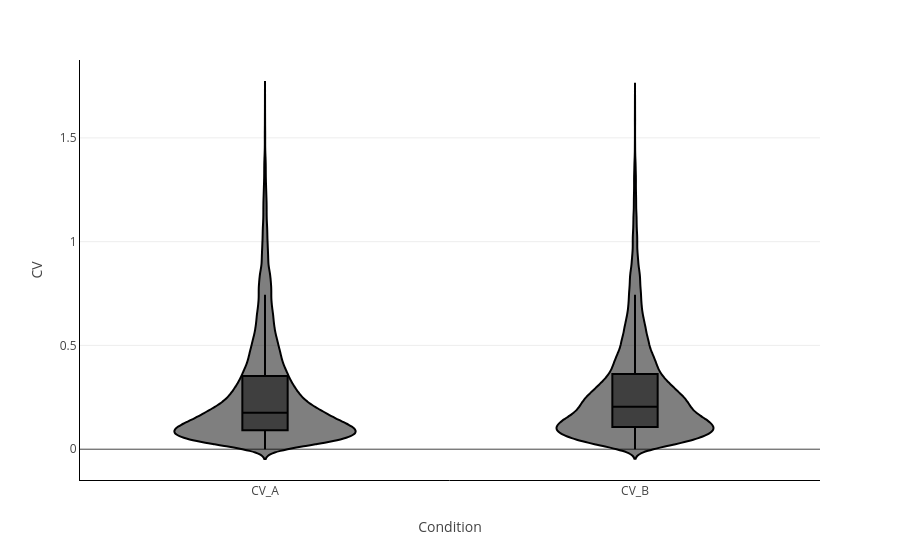
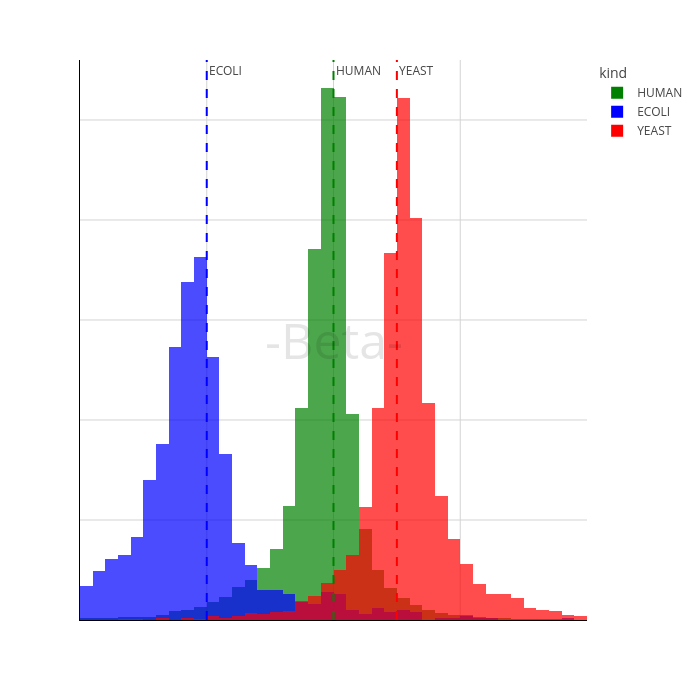

The cell these charts' notebook holds for them, in order:
### Code cell
software_name = filtered_df["software_name"].iloc[0]

# List all files in the directory
all_files = os.listdir(location)

# Filter for files that start with 'input_file' and ignore their extensions
matching_file = os.path.join(location,[f for f in all_files if f.startswith('input_file') and os.path.isfile(os.path.join(location, f))][0])
matching_file_params = os.path.join(location,[f for f in all_files if f.startswith('param') and os.path.isfile(os.path.join(location, f))][0])

user_config = defaultdict(lambda: "")

module_obj = DDAQuantIonModuleQExactive(token="")
#results_df = module_obj.obtain_all_data_points(all_datapoints=None)

results_performance, all_datapoints, result_df = module_obj.benchmarking(
    matching_file, software_name, user_input=user_config, all_datapoints=[]
)

fig1 = plot_quant.PlotDataPoint.plot_CV_violinplot(results_performance)
fig1.show()

parse_settings = ParseSettingsBuilder(
                parse_settings_dir=f"{proteobench_directory}/proteobench/io/parsing/io_parse_settings/Quant/lfq/DDA/ion/QExactive", module_id="quant_lfq_DDA_ion_QExactive"
            ).build_parser(software_name)

fig2 = plot_quant.PlotDataPoint.plot_fold_change_histogram(results_performance,parse_settings.species_expected_ratio())
fig2.show()

### Figure 1 — Plotly figure (JSON) as saved in the notebook; plotly's stock layout.template omitted (floating-point values rounded to 4 significant figures; data arrays with more than 128 entries replaced by an {"elided": "..."} marker saying what was removed)
{"data": [{"alignmentgroup": "True", "box": {"visible": true}, "hovertemplate": "variable=%{x}<br>value=%{y}<extra></extra>", "legendgroup": "", "marker": {"color": "#000001"}, "name": "", "offsetgroup": "", "orientation": "v", "points": false, "scalegroup": "True", "showlegend": false, "type": "violin", "x": {"elided": "133736 str values"}, "x0": " ", "xaxis": "x", "y": {"elided": "133736 float values"}, "y0": " ", "yaxis": "y"}], "layout": {"legend": {"tracegroupgap": 0}, "margin": {"t": 60}, "violinmode": "group", "xaxis": {"anchor": "y", "domain": [0, 1], "linecolor": "black", "title": {"text": "Condition"}}, "yaxis": {"anchor": "x", "domain": [0, 1], "linecolor": "black", "title": {"text": "CV"}}}}

### Figure 2 — Plotly figure (JSON) as saved in the notebook; plotly's stock layout.template omitted (floating-point values rounded to 4 significant figures; data arrays with more than 128 entries replaced by an {"elided": "..."} marker saying what was removed)
{"data": [{"alignmentgroup": "True", "bingroup": "x", "histnorm": "probability density", "hovertemplate": "kind=HUMAN<br>log2_A_vs_B=%{x}<br>probability density=%{y}<extra></extra>", "legendgroup": "HUMAN", "marker": {"color": "green", "opacity": 0.7, "pattern": {"shape": ""}}, "name": "HUMAN", "nbinsx": 100, "offsetgroup": "HUMAN", "orientation": "v", "showlegend": true, "type": "histogram", "x": {"elided": "49365 float values"}, "xaxis": "x", "yaxis": "y"}, {"alignmentgroup": "True", "bingroup": "x", "histnorm": "probability density", "hovertemplate": "kind=ECOLI<br>log2_A_vs_B=%{x}<br>probability density=%{y}<extra></extra>", "legendgroup": "ECOLI", "marker": {"color": "blue", "opacity": 0.7, "pattern": {"shape": ""}}, "name": "ECOLI", "nbinsx": 100, "offsetgroup": "ECOLI", "orientation": "v", "showlegend": true, "type": "histogram", "x": {"elided": "2939 float values"}, "xaxis": "x", "yaxis": "y"}, {"alignmentgroup": "True", "bingroup": "x", "histnorm": "probability density", "hovertemplate": "kind=YEAST<br>log2_A_vs_B=%{x}<br>probability density=%{y}<extra></extra>", "legendgroup": "YEAST", "marker": {"color": "red", "opacity": 0.7, "pattern": {"shape": ""}}, "name": "YEAST", "nbinsx": 100, "offsetgroup": "YEAST", "orientation": "v", "showlegend": true, "type": "histogram", "x": {"elided": "14564 float values"}, "xaxis": "x", "yaxis": "y"}], "layout": {"annotations": [{"showarrow": false, "text": "YEAST", "x": 1, "xanchor": "left", "xref": "x", "y": 1, "yanchor": "top", "yref": "y domain"}, {"showarrow": false, "text": "ECOLI", "x": -2, "xanchor": "left", "xref": "x", "y": 1, "yanchor": "top", "yref": "y domain"}, {"showarrow": false, "text": "HUMAN", "x": 0, "xanchor": "left", "xref": "x", "y": 1, "yanchor": "top", "yref": "y domain"}, {"font": {"color": "rgba(0,0,0,0.1)", "size": 50}, "showarrow": false, "text": "-Beta-", "x": 0.5, "xref": "paper", "y": 0.5, "yref": "paper"}], "barmode": "overlay", "height": 700, "legend": {"title": {"text": "kind"}, "tracegroupgap": 0}, "margin": {"t": 60}, "shapes": [{"line": {"color": "red", "dash": "dash"}, "type": "line", "x0": 1, "x1": 1, "xref": "x", "y0": 0, "y1": 1, "yref": "y domain"}, {"line": {"color": "blue", "dash": "dash"}, "type": "line", "x0": -2, "x1": -2, "xref": "x", "y0": 0, "y1": 1, "yref": "y domain"}, {"line": {"color": "green", "dash": "dash"}, "type": "line", "x0": 0, "x1": 0, "xref": "x", "y0": 0, "y1": 1, "yref": "y domain"}], "width": 700, "xaxis": {"anchor": "y", "color": "white", "domain": [0, 1], "gridcolor": "lightgray", "gridwidth": 1, "linecolor": "black", "range": [-4, 4], "showgrid": true, "title": {"text": "log2_A_vs_B"}}, "yaxis": {"anchor": "x", "color": "white", "domain": [0, 1], "gridcolor": "lightgray", "gridwidth": 1, "linecolor": "black", "showgrid": true, "title": {"text": "Density"}}}}
